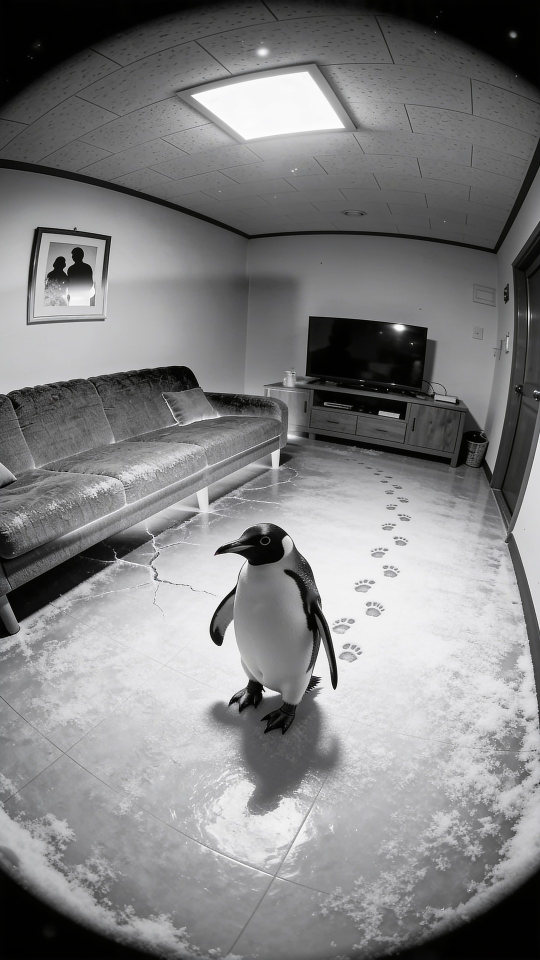
#> input picture 쇼핑쇼츠/assets/clips/EP11/v3/F1.jpg, 1080 x 1920 px, given in place of 0001.png, which was not available (shown at 1/2 size)
$ python prep_k2c.py
#> lines starting #> are read from the running program, lines starting #| are printed output that depends on the picture; after the words box and inside, x2 and y2 are one past the last pixel; in counts of white or black regions, pixels touching at a corner belong together; pictures that were not available may be replaced by others from this repository, and a replacement may not be noted
### 공모전/하이라이트TV/out/prep_v2.py
"""v2 전처리: K1/K2b 재처리 (명찰 블러 -> 인쇄 지우기, K2b 커피봉지 -> 타일 클론, K2b 드라마 색), C19a 간판, C19c 배경/렌즈.
원본(clips, img)은 읽기만 한다. 출력은 out\\_work\\v2\\ (prep 원본은 덮어쓰지 않는다).
사용: python out/prep_v2.py clips|stills
"""
import os, sys, subprocess
import numpy as np
from PIL import Image, ImageFilter, ImageDraw
from scipy import ndimage as ndi
import scipy.sparse as sp
from scipy.sparse.linalg import spsolve

HERE = os.path.dirname(os.path.abspath(__file__))
ROOT = os.path.dirname(HERE)
sys.path.insert(0, os.path.join(ROOT, "prep"))
import preprocess as pp  # purple_fix, K2B_BADGE, lerp_box, feather_blur, STILL 함수

OUT = os.path.join(HERE, "_work", "v2")
W, H = 1920, 1080


def hsv_arrays(roi):
    r, g, b = roi[..., 0], roi[..., 1], roi[..., 2]
    mx = roi.max(-1)
    mn = roi.min(-1)
    sat = (mx - mn) / np.maximum(mx, 1)
    lum = 0.299 * r + 0.587 * g + 0.114 * b
    return sat, lum


def gblur(x, s):
    return ndi.gaussian_filter(x, s)


# [24 lines left out: function fill_print, not called in this run]


# ---------------------------------------------------------------- K2b 커피봉지 제거 (타일 클론)
BAG_BOX = (688, 500, 812, 690)
TILE_PITCH = 62


# [99 lines left out: functions bag_mask, poisson_fill, remove_bag, not called in this run]


# ---------------------------------------------------------------- 색
def smooth(e0, e1, x):
    t = np.clip((x - e0) / (e1 - e0), 0, 1)
    return t * t * (3 - 2 * t)


G_K2B = dict(gain=(1.10, 0.985, 0.915), hl=0.22, rose=0.10, bright=1.04)


# [16 lines left out: function grade_drama_k2b, not called in this run]


# ---------------------------------------------------------------- 클립
K1_PRINT_BOX = (1285, 675, 1405, 815)


# ---------------------------------------------------------------- K2b 봉지: 클린 플레이트 합성 (v3)
from scipy.optimize import minimize
PLATE_PATH = os.path.join(ROOT, "img", "K2Se_clean_1.png")
ALIGN_ROI = (740, 380, 1060, 680)   # 봉지 오른쪽 정적 배경(타일·주전자·커피머신). 플레이트의 왼쪽(사모님 재구성)은 제외


# [5 lines left out: function load_plate, not called in this run]


def _gray(x):
    return 0.299 * x[..., 0] + 0.587 * x[..., 1] + 0.114 * x[..., 2]


# [97 lines left out: functions _warp, align_plate, plate_remove_bag, not called in this run]


# 사원증 사각형 키프레임 (원본 시간 s -> [TL, TR, BR, BL], 1920x1080 좌표). 격자 확대 화면에서 직접 읽음.
K2B_CARD = [
    (0.50, [(1444, 703), (1480, 709), (1472, 835), (1437, 823)]),
    (1.00, [(1453, 703), (1488, 705), (1473, 837), (1441, 815)]),
    (1.50, [(1470, 685), (1493, 693), (1475, 825), (1448, 805)]),
    (2.00, [(1457, 687), (1498, 695), (1482, 827), (1442, 808)]),
    (2.50, [(1444, 693), (1502, 703), (1493, 835), (1430, 822)]),
    (3.00, [(1460, 703), (1495, 708), (1482, 837), (1449, 825)]),
    (3.50, [(1462, 703), (1498, 712), (1482, 852), (1448, 833)]),
    (4.00, [(1473, 708), (1510, 718), (1495, 858), (1457, 838)]),
    (4.50, [(1477, 715), (1520, 722), (1502, 860), (1462, 843)]),
    (4.96, [(1482, 717), (1527, 723), (1510, 862), (1470, 845)]),
]
K1_CARD = [
    (1.30, [(1311, 682), (1372, 682), (1371, 774), (1310, 774)]),
    (1.60, [(1316, 684), (1376, 684), (1375, 775), (1315, 775)]),
    (1.90, [(1315, 687), (1378, 688), (1378, 781), (1316, 782)]),
    (2.20, [(1316, 687), (1379, 687), (1378, 784), (1316, 785)]),
    (2.50, [(1310, 691), (1372, 691), (1371, 786), (1310, 786)]),
    (2.80, [(1303, 695), (1362, 692), (1359, 789), (1301, 789)]),
    (3.05, [(1297, 695), (1356, 692), (1353, 790), (1295, 790)]),
]


# [65 lines left out: functions interp_quad, poly_mask, blank_card, soft_blur_bag, not called in this run]


PLATE = None
BAG_MODE = "cloneblur"   # v3: 클린 플레이트 정합 실패(아래 기록)로 v1 방식 약블러+페더 복귀
PSTATE = {}


# [127 lines left out: functions process_clip, sunset_gradient, fix_c19c, not called in this run]


pp.STILL_RECIPE.setdefault("C17c", pp.STILL_RECIPE["C17b"])   # v4: C17c 는 C17b 와 같은 색 레시피


# [17 lines left out: function process_still_v2, not called in this run]


# [20 lines that do not run on import are left out]

### 공모전/하이라이트TV/out/prep_k2c.py
"""v4: K2c 전처리. 1280x720 -> 1920x1080(lanczos), 사원증 가짜 글자 -> 흰 빈 카드, 커피봉지 얼룩 채도 정리(추적),
우상단 핑크/주황 번짐 완화, 색 레시피 colorbalance=rm=-0.05 (C16c 와 같은 톤). 출력 PNG: out\\_work\\frames_v2\\K2c\\%04d.png
사용: python out/prep_k2c.py [test t1,t2,...]
"""
import os, sys, subprocess
import numpy as np
from PIL import Image
from scipy import ndimage as ndi

HERE = os.path.dirname(os.path.abspath(__file__))
ROOT = os.path.dirname(HERE)
sys.path.insert(0, HERE)
import prep_v2 as pv

W, H = 1920, 1080
RAW = os.path.join(HERE, "_work", "k2c", "raw")
FIX = os.path.join(HERE, "_work", "k2c", "fix")
OUTD = os.path.join(HERE, "_work", "frames_v2", "K2c")
N = 116  # 0..4.8s (115 프레임 + 여유)

CARD_BOX = (1360, 850, 1510, 990)
# 커피봉지 키프레임 (시간 s, 박스@1920)
BAG_KF = [(0.0, (700, 650, 810, 830)), (3.6, (510, 600, 620, 820)), (4.95, (440, 590, 570, 780))]


def lerp_box(kf, t):
    ts = [k[0] for k in kf]
    if t <= ts[0]:
        return kf[0][1]
    if t >= ts[-1]:
        return kf[-1][1]
    for (t0, b0), (t1, b1) in zip(kf[:-1], kf[1:]):
        if t0 <= t <= t1:
            u = (t - t0) / (t1 - t0)
            return tuple(b0[i] + (b1[i] - b0[i]) * u for i in range(4))


# 사원증 흰 종이 영역(눈금 확대 화면에서 직접 읽음, 시간 s -> (x0, x1, y0, y1))
CARD_KF = [(2.5, (1394, 1466, 928, 955)), (2.8, (1393, 1462, 925, 955)), (3.0, (1386, 1452, 922, 952)),
           (3.15, (1384, 1450, 918, 950)), (3.5, (1380, 1446, 872, 916)), (3.8, (1378, 1446, 869, 914)),
           (4.0, (1376, 1444, 866, 905)), (4.2, (1380, 1448, 862, 880)), (4.3, (1395, 1470, 858, 868))]


def clean_card(a, t):
    if t < CARD_KF[0][0] or t > CARD_KF[-1][0]:
        return 0
    ts = [k[0] for k in CARD_KF]
    for (t0, b0), (t1, b1) in zip(CARD_KF[:-1], CARD_KF[1:]):
        if t0 <= t <= t1:
            u = (t - t0) / (t1 - t0)
            bx = [b0[i] + (b1[i] - b0[i]) * u for i in range(4)]
            break
    x0, x1, y0, y1 = bx
    quad = [(x0, y0), (x1, y0), (x1, y1), (x0, y1)]
    return pv.blank_card(a, quad, thr=16, protect=True)


# v4.1 봉지 박스 키프레임 (시간 s -> (x0,y0,x1,y1)@1920). 눈금 확대 화면에서 직접 읽음. 카메라가 1.0s 이후 움직이므로 비선형.
BAG_BOX_KF = [(0.0, (705, 647, 800, 835)), (1.0, (703, 647, 802, 835)), (2.0, (686, 641, 785, 830)), (2.5, (639, 632, 735, 829)),
              (3.0, (580, 622, 690, 822)), (3.6, (508, 599, 615, 816)), (4.3, (449, 585, 567, 813)), (4.8, (436, 588, 567, 816))]


def bag_box(t):
    ts = [k_[0] for k_ in BAG_BOX_KF]
    if t <= ts[0]:
        return BAG_BOX_KF[0][1]
    if t >= ts[-1]:
        return BAG_BOX_KF[-1][1]
    for (t0, b0), (t1, b1) in zip(BAG_BOX_KF[:-1], BAG_BOX_KF[1:]):
        if t0 <= t <= t1:
            u = (t - t0) / (t1 - t0)
            u = u * u * (3 - 2 * u)
            return tuple(b0[i] + (b1[i] - b0[i]) * u for i in range(4))


def fix_bag(a, t, seed=0):
    """v4.1: 봉지 라벨(원본에 이미 뭉개진 회색 패치와 하얀 번짐)을 봉지와 같은 크라프트지 색의 평평한 면(약한 노이즈 포함)으로 덮는다.
    라벨 영역 = 봉지 박스 안 (x 0.04-0.84w, y 0.27-0.88h) 타원형 + 페더 약 10px. 채우는 색은 라벨 영역 밖 갈색 픽셀의 다중 스케일 정규화 평균.
    마룬(소매)·살색(팔)·크림(소매) 픽셀은 건드리지 않는다."""
    bx0, by0, bx1, by1 = [int(round(v)) for v in bag_box(t)]
    pad = 18
    x0, y0, x1, y1 = max(0, bx0 - pad), max(0, by0 - pad), min(W, bx1 + pad), min(H, by1 + pad)
    roi = a[y0:y1, x0:x1].astype(np.float32)
    sat, lum = pv.hsv_arrays(roi)
    r, g, b = roi[..., 0], roi[..., 1], roi[..., 2]
    bw, bh = bx1 - bx0, by1 - by0
    yy, xx = np.mgrid[0:roi.shape[0], 0:roi.shape[1]].astype(np.float32)
    cx_, cy_ = (bx0 - x0) + 0.44 * bw, (by0 - y0) + 0.575 * bh
    ell = (((xx - cx_) / (0.46 * bw)) ** 2 + ((yy - cy_) / (0.34 * bh)) ** 2) <= 1.0
    boxm = (xx >= bx0 - x0) & (xx < bx1 - x0) & (yy >= by0 - y0) & (yy < by1 - y0)
    maroon = (g - b < 4) & (r - g > 14)
    skin = (r > g + 28) & (g > b + 12) & (lum > 130) & (sat > 0.22) & (lum < 215)
    cream = (lum > 215)
    pr = ndi.binary_opening(maroon | skin | cream, iterations=4)   # 작은 얼룩(라벨 하이라이트)은 보호하지 않음, 팔·소매 같은 큰 덩어리만
    protect = ndi.binary_dilation(pr, iterations=2)
    kraft = (r - b > 22) & (r >= g - 1) & (r - g < 40) & (sat > 0.27) & (lum > 40) & (lum < 135)
    src = (kraft & boxm & ~ndi.binary_dilation(ell, iterations=6) & ~protect).astype(np.float32)
    if src.sum() < 150:
        return
    base = roi.copy()
    filled = np.zeros(roi.shape[:2], bool)
    for sg in (8.0, 16.0, 32.0, 64.0):
        wb = ndi.gaussian_filter(src, sg)
        cur = np.stack([ndi.gaussian_filter(roi[..., c] * src, sg) / np.maximum(wb, 1e-4) for c in range(3)], -1)
        use = (wb > 0.03) & ~filled
        base[use] = cur[use]
        filled |= use
    hf = roi - np.stack([ndi.gaussian_filter(roi[..., c], 1.5) for c in range(3)], -1)
    sd = float(hf[src > 0.5].std())
    rng = np.random.RandomState(777 + seed)
    nz = ndi.gaussian_filter(rng.randn(*roi.shape[:2]).astype(np.float32), 0.7)[..., None] * sd * 1.2
    zone = (ell & boxm & ~protect).astype(np.float32)
    al = ndi.gaussian_filter(zone, 4.0)[..., None]
    al = np.clip(al * 1.25, 0, 1)
    a[y0:y1, x0:x1] = np.clip(roi * (1 - al) + (base + nz) * al, 0, 255).astype(np.uint8)


def fix_pink_corner(a):
    """우상단 핑크/주황 번짐: 해당 영역 채도 -35%, 약간 어둡게(페더)."""
    x0, y0, x1, y1 = 1250, 0, 1920, 560
    roi = a[y0:y1, x0:x1].astype(np.float32)
    yy, xx = np.mgrid[y0:y1, x0:x1].astype(np.float32)
    mx = np.clip((xx - 1250) / 250.0, 0, 1)
    my = np.clip((560 - yy) / 220.0, 0, 1)
    m = (mx * my)[..., None]
    lum = (roi * np.array([0.299, 0.587, 0.114], np.float32)).sum(-1, keepdims=True)
    pink = np.clip(((roi[..., 0] - roi[..., 1]) - 30) / 40.0, 0, 1)[..., None]  # 분홍/주황 정도
    k = m * (0.30 + 0.25 * pink)
    out = roi * (1 - k) + lum * k
    out *= (1 - 0.10 * m)
    a[y0:y1, x0:x1] = np.clip(out, 0, 255).astype(np.uint8)


def process(i, a):
    t = i / 24.0
    clean_card(a, t)
    fix_bag(a, t, i)
    fix_pink_corner(a)
    return a


def main():
    os.makedirs(FIX, exist_ok=True)
    os.makedirs(OUTD, exist_ok=True)
    if len(sys.argv) > 1 and sys.argv[1] == "test":
        ts = [float(x) for x in sys.argv[2].split(",")]
        os.makedirs(os.path.join(HERE, "_work", "k2c", "t"), exist_ok=True)
        for t in ts:
            i = int(round(t * 24))
            a = np.asarray(Image.open(os.path.join(RAW, "%04d.png" % (i + 1))).convert("RGB")).copy()
            process(i, a)
            Image.fromarray(a).save(os.path.join(HERE, "_work", "k2c", "t", "k2c_%.2f.png" % t))
        return
    for i in range(N):
        a = np.asarray(Image.open(os.path.join(RAW, "%04d.png" % (i + 1))).convert("RGB")).copy()
#> a is the input picture: shape (1920, 1080, 3); mean R, G, B 129.5, 129.5, 130.3
        process(i, a)
#> in fix_bag, `roi = a[y0:y1, x0:x1].astype(np.float32)`:
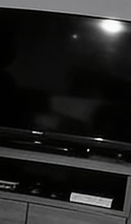
#> roi: shape (224, 131, 3) float32; mean R, G, B 34.8, 34.9, 34.2
#> in hsv_arrays, `sat = (mx - mn) / np.maximum(mx, 1)`:
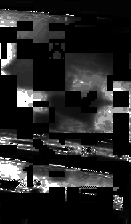
#> sat: shape (224, 131) float32; min 0, max 1, mean 0.149
#> in fix_bag, `maroon = (g - b < 4) & (r - g > 14)`: maroon: shape (224, 131) bool; every value is 0
#> in fix_bag, `cream = (lum > 215)`:
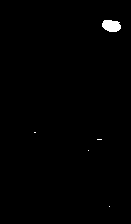
#> cream: shape (224, 131) bool; 0.65% white; 5 white regions (4 under 20 px), largest, box (x1, y1, x2, y2) and area: (102, 20, 121, 32) 183
#> in fix_bag, `pr = ndi.binary_opening(maroon | skin | cream, iterations=4)`: pr: shape (224, 131) bool; 0.57% white; 1 white region, box (x1, y1, x2, y2) and area: (102, 20, 121, 32) 167
#> in fix_bag, `protect = ndi.binary_dilation(pr, iterations=2)`:
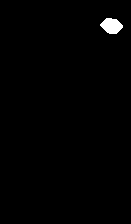
#> protect: shape (224, 131) bool; 0.88% white; 1 white region, box (x1, y1, x2, y2) and area: (100, 18, 123, 34) 257
#> in fix_bag, `src = (kraft & boxm & ~ndi.binary_dilation(ell, iterations=6) & ~prote..`: src: shape (224, 131) float32; every value is 0
#> in fix_bag, `src = (kraft & boxm & ~ndi.binary_dilation(ell, iterations=6) & ~prote..`:
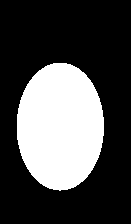
#> ell: shape (224, 131) bool; 29.9% white; 1 white region, box (x1, y1, x2, y2) and area: (17, 63, 104, 191) 8770
#> in fix_pink_corner, `roi = a[y0:y1, x0:x1].astype(np.float32)`: roi = empty array
        Image.fromarray(a).save(os.path.join(FIX, "%04d.png" % (i + 1)))
    subprocess.run(["ffmpeg", "-v", "error", "-y", "-i", os.path.join(FIX, "%04d.png"), "-vf", "colorbalance=rm=-0.05",
                    "-start_number", "1", os.path.join(OUTD, "%04d.png")], check=True)
    print("done", len(os.listdir(OUTD)))


if __name__ == "__main__":
#> (the run stopped early here; a loop or call above may not have finished)

$ run again, on 쇼핑쇼츠/assets/clips/EP11/v3/M1a.jpg
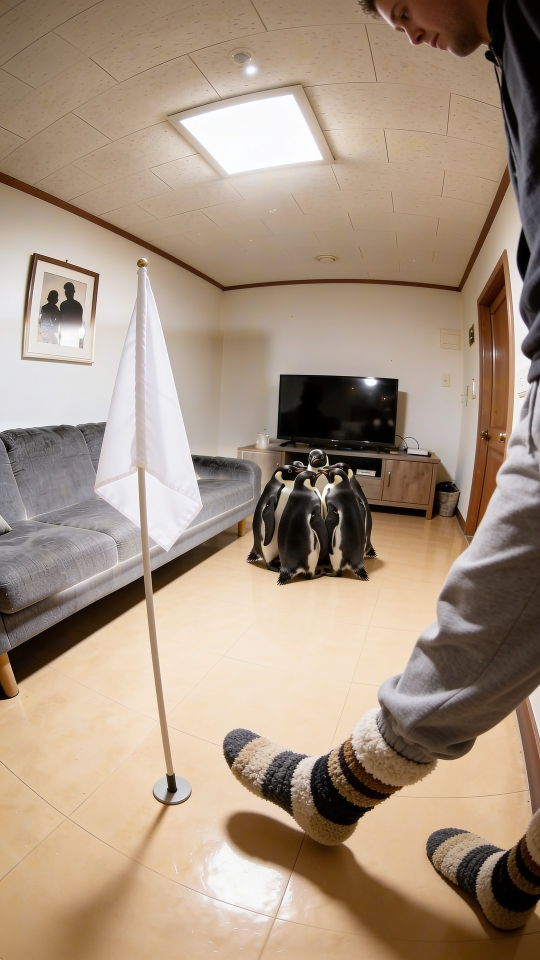
#> input picture 쇼핑쇼츠/assets/clips/EP11/v3/M1a.jpg, 1080 x 1920 px, given in place of 0001.png, which was not available (shown at 1/2 size)
#> in main, a is the input picture: shape (1920, 1080, 3); mean R, G, B 167.4, 147.5, 128.6
#> maroon: shape (224, 131) bool; every value is 0
#> cream: shape (224, 131) bool; 1% white; 4 white regions (2 under 20 px), largest, box (x1, y1, x2, y2) and area: (42, 128, 66, 143) 268, (49, 125, 62, 128) 26
#> pr: shape (224, 131) bool; 0.84% white; 1 white region, box (x1, y1, x2, y2) and area: (43, 128, 66, 143) 246
#> protect: shape (224, 131) bool; 1.2% white; 1 white region, box (x1, y1, x2, y2) and area: (41, 126, 68, 145) 356
#> kraft: shape (224, 131) bool; 4.5% white; 8 white regions (6 under 20 px), largest, box (x1, y1, x2, y2) and area: (105, 154, 127, 224) 1248, (93, 211, 97, 219) 24
#> src: shape (224, 131) float32; values 0 (black) and 1 (white), 0.91% white; 1 white region, box (x1, y1, x2, y2) and area: (106, 154, 113, 206) 266
#> ell: shape (224, 131) bool; 29.9% white; 1 white region, box (x1, y1, x2, y2) and area: (17, 63, 104, 191) 8770
#> after the loop in fix_bag, `for sg in (8.0, 16.0, 32.0, 64.0):`:
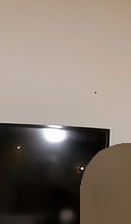
#> base: shape (224, 131, 3) float32; mean R, G, B 132.8, 120.6, 110.2
#> sd = 6.84
#> zone: shape (224, 131) float32; values 0 (black) and 1 (white), 28.6% white; 1 white region, box (x1, y1, x2, y2) and area: (18, 63, 104, 191) 8388
#> in fix_bag, `al = np.clip(al * 1.25, 0, 1)`:
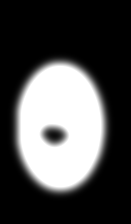
#> al: shape (224, 131, 1) float32; min 0, max 1, mean 0.305
#> in fix_pink_corner, `roi = a[y0:y1, x0:x1].astype(np.float32)`: roi = empty array

$ run again, on 쇼핑쇼츠/assets/clips/EP11/v3/M2a.jpg
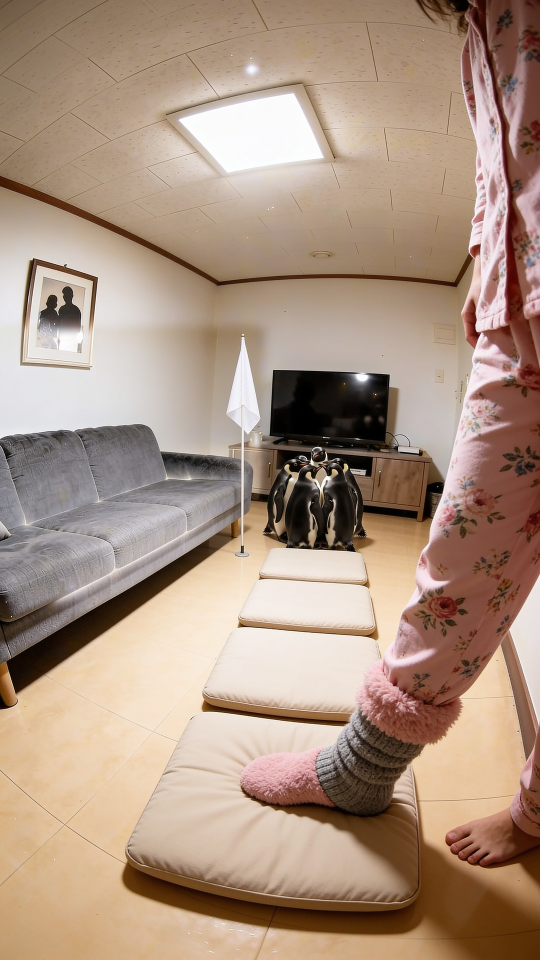
#> input picture 쇼핑쇼츠/assets/clips/EP11/v3/M2a.jpg, 1080 x 1920 px, given in place of 0001.png, which was not available (shown at 1/2 size)
#> in main, a is the input picture: shape (1920, 1080, 3); mean R, G, B 171.5, 147.5, 129.6
#> maroon: shape (224, 131) bool; every value is 0
#> cream: shape (224, 131) bool; 0.98% white; 6 white regions (5 under 20 px), largest, box (x1, y1, x2, y2) and area: (24, 119, 49, 134) 269
#> pr: shape (224, 131) bool; 0.84% white; 1 white region, box (x1, y1, x2, y2) and area: (25, 119, 49, 134) 246
#> protect: shape (224, 131) bool; 1.2% white; 1 white region, box (x1, y1, x2, y2) and area: (23, 117, 51, 136) 356
#> kraft: shape (224, 131) bool; 4.8% white; 5 white regions (4 under 20 px), largest, box (x1, y1, x2, y2) and area: (86, 146, 110, 224) 1399
#> src: shape (224, 131) float32; values 0 (black) and 1 (white), 2.5% white; 1 white region, box (x1, y1, x2, y2) and area: (87, 148, 110, 206) 742
#> ell: shape (224, 131) bool; 29.9% white; 1 white region, box (x1, y1, x2, y2) and area: (17, 63, 104, 191) 8770
#> in fix_bag, `hf = roi - np.stack([ndi.gaussian_filter(roi[..., c], 1.5) for c in ra..`:
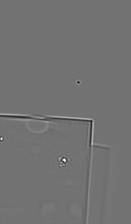
#> hf: shape (224, 131, 3) float32; mean R, G, B 0, 0, 0; drawn with min black and max white
#> sd = 4.83
#> zone: shape (224, 131) float32; values 0 (black) and 1 (white), 28.6% white; 1 white region, box (x1, y1, x2, y2) and area: (18, 63, 104, 191) 8388
#> in fix_bag, `al = np.clip(al * 1.25, 0, 1)`:
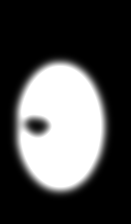
#> al: shape (224, 131, 1) float32; min 0, max 1, mean 0.305
#> in fix_pink_corner, `roi = a[y0:y1, x0:x1].astype(np.float32)`: roi = empty array
